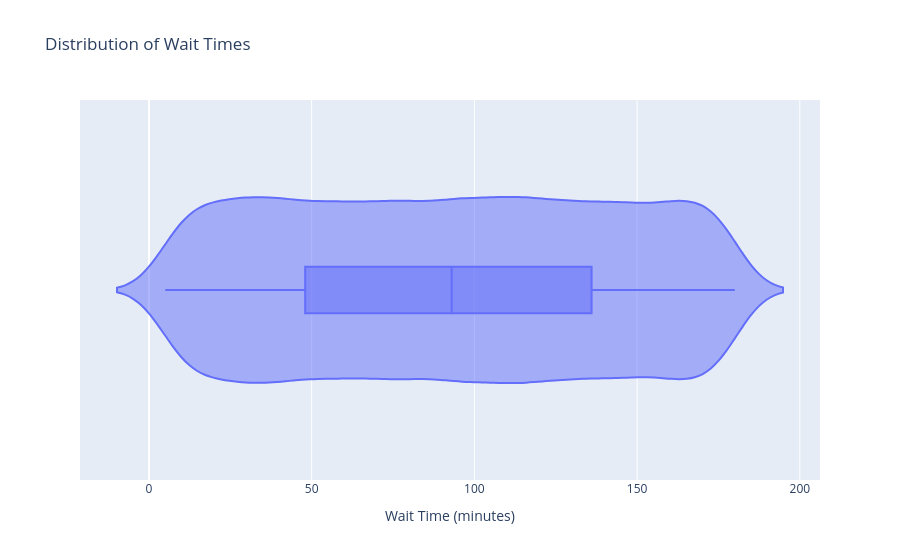

Notebook code cell kept with this figure:
### Code cell
# visualize 'Wait Time (minutes)' as a violin plot
px.violin(df_lab, x="Wait Time (minutes)", title="Distribution of Wait Times", box=True)

### Figure 1 — Plotly figure (JSON) as saved in the notebook; plotly's stock layout.template omitted (floating-point values rounded to 4 significant figures; data arrays with more than 128 entries replaced by an {"elided": "..."} marker saying what was removed)
{"data": [{"alignmentgroup": "True", "box": {"visible": true}, "hovertemplate": "Wait Time (minutes)=%{x}<extra></extra>", "legendgroup": "", "marker": {"color": "#636efa"}, "name": "", "offsetgroup": "", "orientation": "h", "scalegroup": "True", "showlegend": false, "type": "violin", "x": {"elided": "20000 int values"}, "x0": " ", "xaxis": "x", "y0": " ", "yaxis": "y"}], "layout": {"legend": {"tracegroupgap": 0}, "title": {"text": "Distribution of Wait Times"}, "violinmode": "group", "xaxis": {"anchor": "y", "domain": [0, 1], "title": {"text": "Wait Time (minutes)"}}, "yaxis": {"anchor": "x", "domain": [0, 1]}}}
